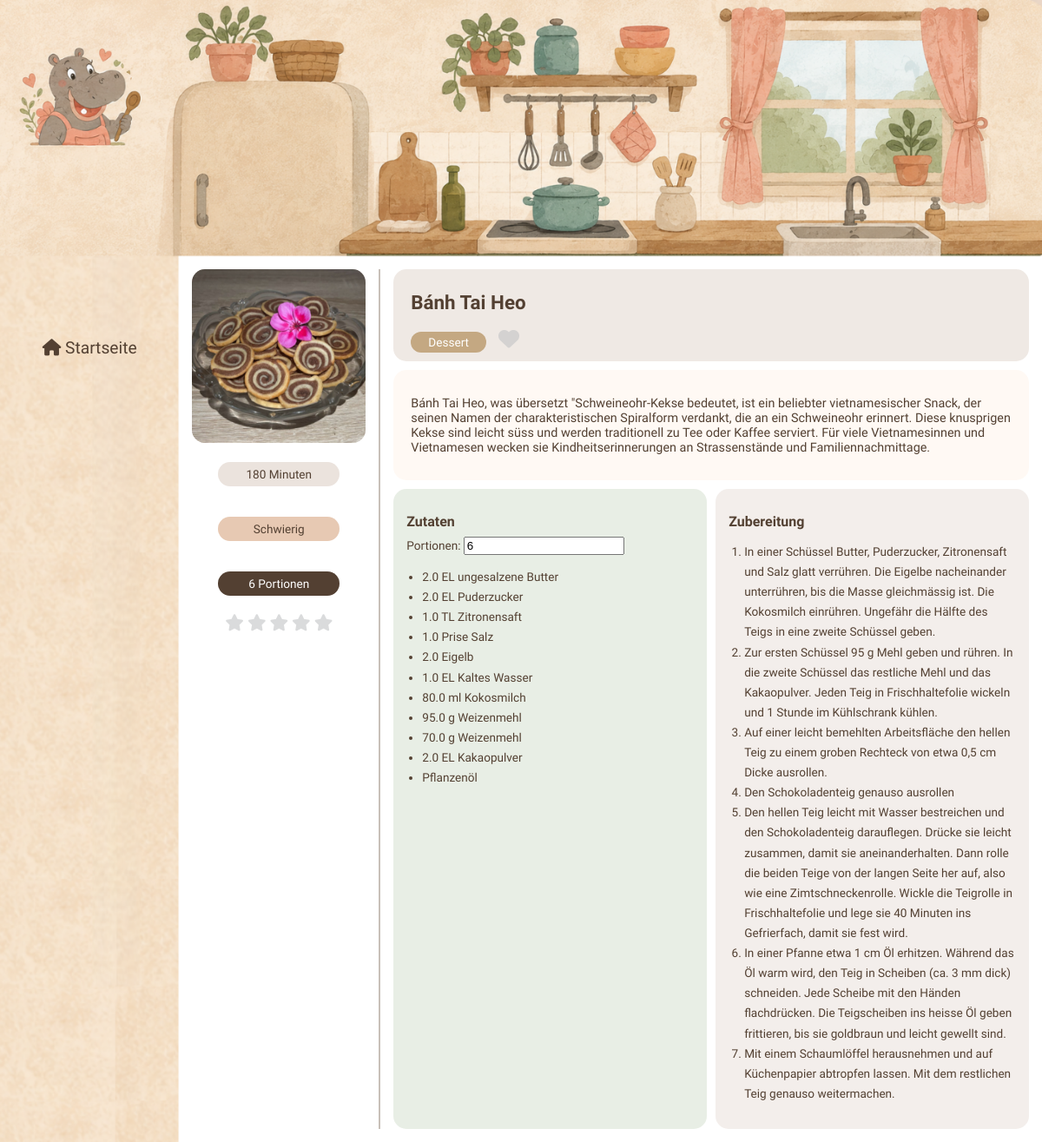
The page /recipe/4 on the database its author committed.
### app.py (models this page shows)
class Recipe(db.Model):
    id = db.Column(db.Integer, primary_key=True)
    name = db.Column(db.String(100), nullable=False)
    description = db.Column(db.String(500), nullable=False)
    image = db.Column(db.String(200))
    preparation_time = db.Column(db.Integer, nullable=False)
    portions = db.Column(db.Integer, nullable=False)
    difficulty = db.Column(db.String(50), nullable=False)
    category_id = db.Column(db.Integer, db.ForeignKey('category.id'))
    category = db.relationship('Category', backref='recipes')
    is_default = db.Column(db.Boolean, default=False, nullable=False)

class Category(db.Model):
    id = db.Column(db.Integer, primary_key=True)
    name = db.Column(db.String(50), nullable=False)

class Ingredient(db.Model):
    id = db.Column(db.Integer, primary_key=True)
    name = db.Column(db.String(100), nullable=False)
    quantity = db.Column(db.Float)
    measurement_unit = db.Column(db.String(50))
    recipe_id = db.Column(db.Integer, db.ForeignKey('recipe.id'))

class Preparation(db.Model):
    id = db.Column(db.Integer, primary_key=True)
    step_number = db.Column(db.Integer, nullable=False)
    description = db.Column(db.String(500), nullable=False)
    recipe_id = db.Column(db.Integer, db.ForeignKey('recipe.id'))

### app.py (the view)
@recipe_app.route('/recipe/<int:id>')
def recipe_detail(id):
    recipe = Recipe.query.get(id)
    ingredients = Ingredient.query.filter_by(recipe_id=id).all()
    steps = Preparation.query.filter_by(recipe_id=id).all()
    return render_template('detail.html', recipe=recipe, ingredients=ingredients, steps=steps)

### templates/detail.html (shortened to what this page needs)
<!DOCTYPE html>
<html lang="de">
<head>
  <link rel="stylesheet" href="{{ url_for('static', filename='css/style.css') }}">
  <link rel="stylesheet" href="https://cdnjs.cloudflare.com/ajax/libs/font-awesome/6.7.2/css/all.min.css">
</head>
<body class="detail-body">
  <div class="detail-sidebar">
    <a href="{{ url_for('home') }}"><i class="fa-solid fa-house"></i> Startseite</a>
  </div>
  <div class="detail-page">
    <div class="detail-right">
      <div class="detail-content">
        <div class="detail-left">
          <div class="detail-image-box">
            <img src="{{ url_for('static', filename='images/recipes/' + recipe.image) }}"
                 alt="{{ recipe.name }}"
                 class="detail-image">
          </div>
          <p class="detail-time">{{ recipe.preparation_time }} Minuten</p>
          <p class="detail-difficulty-badge">{{ recipe.difficulty }}</p>
          <p class="detail-portions-badge">{{ recipe.portions }} Portionen</p>
          <div class="detail-stars">
            <i class="fa-solid fa-star"></i>
            <i class="fa-solid fa-star"></i>
            <i class="fa-solid fa-star"></i>
            <i class="fa-solid fa-star"></i>
            <i class="fa-solid fa-star"></i>
          </div>
        </div>
        <div class="detail-main">
          <div class="detail-title-box">
            <h1>{{ recipe.name }}</h1>
            <span class="detail-category-badge">{{ recipe.category.name }}</span>
            <i id="heart-button" class="fa-solid fa-heart" data-recipe-id="{{ recipe.id }}"></i>
          </div>
          <div class="detail-description-box">
            <p>{{ recipe.description }}</p>
          </div>
          <div class="detail-bottom">
            <div class="detail-ingredients">
              <h2>Zutaten</h2>
              <label>Portionen: <input type="number" id="portions-input" value="{{ recipe.portions }}" min="1"></label>
              <ul>
                {% for ingredient in ingredients %}
                  <li>
                    <span class="ingredient-quantity" data-base="{{ ingredient.quantity }}">
                      {% if ingredient.quantity %}{{ ingredient.quantity }}{% endif %}
                    </span>
                    {% if ingredient.measurement_unit %}{{ ingredient.measurement_unit }}{% endif %}
                    {{ ingredient.name }}
                  </li>
                {% endfor %}
              </ul>
            </div>
            <div class="detail-steps">
              <h2>Zubereitung</h2>
              <ol>
                {% for step in steps %}
                  <li>{{ step.description }}</li>
                {% endfor %}
              </ol>
            </div>
          </div>
        </div>
      </div>
    </div>
  </div>
</body>
</html>

### static/css/style.css (style rules this page uses)
html, body { margin: 0; padding: 0; overflow-x: hidden; }
.detail-body { min-height: 100vh; background-image: url("/static/images/detail.png"), url("/static/images/detail-extension.png"); background-size: 100% auto, 100% auto; background-position: top left, bottom left; background-repeat: no-repeat, repeat-y; margin: 0; padding: 0; }
.detail-sidebar { position: absolute; left: 0; top: 0; width: 17.19vw; height: 100vh; display: flex; flex-direction: column; align-items: center; justify-content: center; gap: 15px; z-index: 100; background: transparent; }
.detail-sidebar a, .detail-sidebar button { text-decoration: none; color: #534032; font-family: 'Cause', sans-serif; font-size: 1.2rem; background: none; border: none; cursor: pointer; padding: 0; }
.detail-page { padding-top: 24.61vw; padding-left: 17.19vw; box-sizing: border-box; }
.detail-right { padding: 15px; }
.detail-content { display: flex; gap: 15px; align-items: flex-start; }
.detail-left { display: flex; flex-direction: column; gap: 8px; align-items: center; flex-shrink: 0; border-right: 2px solid #c8c0b8; padding-right: 15px; align-self: stretch; }
.detail-image-box { width: 200px; height: 200px; background-color: rgba(216, 200, 188, 0.5); border-radius: 15px; overflow: hidden; }
.detail-image { width: 100%; height: 100%; object-fit: cover; }
.detail-time, .detail-difficulty-badge, .detail-portions-badge { width: 140px; text-align: center; border-radius: 20px; font-size: 0.85rem; font-family: 'Cause', sans-serif; padding: 6px 0; box-sizing: border-box; }
.detail-time { background-color: rgba(216, 200, 188, 0.5); color: #534032; }
.detail-difficulty-badge { background-color: rgba(216, 166, 128, 0.6); color: #534032; }
.detail-portions-badge { background-color: #534032; color: white; }
.detail-main { flex: 1; display: flex; flex-direction: column; gap: 10px; }
.detail-title-box { font-family: 'Cause', sans-serif; background-color: rgba(216, 200, 188, 0.4); border-radius: 15px; padding: 10px 20px; color: #534032; }
.detail-title-box h1 { font-size: 1.4rem; color: #534032; }
.detail-category-badge { background-color: #c4a882; padding: 4px 20px; border-radius: 20px; font-size: 0.85rem; color: white; display: inline-block; margin-top: 6px; }
.detail-description-box { font-family: 'Cause', sans-serif; background-color: rgba(255, 248, 242, 0.8); border-radius: 15px; padding: 15px 20px; color: #534032; font-size: 0.9rem; min-height: 80px; }
.detail-bottom { display: flex; gap: 10px; align-items: stretch; }
.detail-ingredients, .detail-steps { font-family: 'Cause', sans-serif; flex: 1; border-radius: 15px; padding: 15px; color: #534032; font-size: 0.85rem; min-height: 200px; }
.detail-ingredients { background-color: rgba(180, 200, 170, 0.3); }
.detail-steps { background-color: rgba(216, 200, 188, 0.3); }
.detail-ingredients h2, .detail-steps h2 { font-size: 1rem; margin-bottom: 8px; color: #534032; }
.detail-ingredients ul, .detail-steps ol { padding-left: 18px; line-height: 1.7; }
#heart-button { cursor: pointer; font-size: 1.5rem; transition: transform 0.15s ease; color: rgba(194, 195, 196, 0.6); margin-left: 10px; }
.detail-stars { display: flex; flex-direction: row; gap: 4px; }
.detail-stars i { color: rgba(194, 195, 196, 0.6); font-size: 1.2rem; }

### rows shown on the page
Recipe: image (picture), preparation_time "180", difficulty "Schwierig", portions "6", name "Bánh Tai Heo", description "Bánh Tai Heo, was übersetzt \"Schweineohr-Kekse bedeutet, ist ein beliebter vietnamesischer Snack, der seinen Namen der charakteristischen Spiralform verdankt, die an ein Schweineohr erinnert. Diese knusprigen Kekse sind leicht süss und werden traditionell zu Tee oder Kaffee serviert. Für viele Vietnamesinnen und Vietnamesen wecken sie Kindheitserinnerungen an Strassenstände und Familiennachmittage."
Category: category.name "Dessert"
Ingredient: quantity "2.0", measurement_unit "EL", name "ungesalzene Butter"
Ingredient: quantity "2.0", measurement_unit "EL", name "Puderzucker"
Ingredient: quantity "1.0", measurement_unit "TL", name "Zitronensaft"
Ingredient: quantity "1.0", measurement_unit "Prise", name "Salz"
Ingredient: quantity "2.0", name "Eigelb"
Ingredient: quantity "1.0", measurement_unit "EL", name "Kaltes Wasser"
Ingredient: quantity "80.0", measurement_unit "ml", name "Kokosmilch"
Ingredient: quantity "95.0", measurement_unit "g", name "Weizenmehl"
Ingredient: quantity "70.0", measurement_unit "g", name "Weizenmehl"
Ingredient: quantity "2.0", measurement_unit "EL", name "Kakaopulver"
Ingredient: name "Pflanzenöl"
Preparation: description "In einer Schüssel Butter, Puderzucker, Zitronensaft und Salz glatt verrühren. Die Eigelbe nacheinander unterrühren, bis die Masse gleichmässig ist. Die Kokosmilch einrühren. Ungefähr die Hälfte des Teigs in eine zweite Schüssel geben."
Preparation: description "Zur ersten Schüssel 95 g Mehl geben und rühren. In die zweite Schüssel das restliche Mehl und das Kakaopulver. Jeden Teig in Frischhaltefolie wickeln und 1 Stunde im Kühlschrank kühlen."
Preparation: description "Auf einer leicht bemehlten Arbeitsfläche den hellen Teig zu einem groben Rechteck von etwa 0,5 cm Dicke ausrollen."
Preparation: description "Den Schokoladenteig genauso ausrollen"
Preparation: description "Den hellen Teig leicht mit Wasser bestreichen und den Schokoladenteig darauflegen. Drücke sie leicht zusammen, damit sie aneinanderhalten. Dann rolle die beiden Teige von der langen Seite her auf, also wie eine Zimtschneckenrolle. Wickle die Teigrolle in Frischhaltefolie und lege sie 40 Minuten ins Gefrierfach, damit sie fest wird."
Preparation: description "In einer Pfanne etwa 1 cm Öl erhitzen. Während das Öl warm wird, den Teig in Scheiben (ca. 3 mm dick) schneiden. Jede Scheibe mit den Händen flachdrücken. Die Teigscheiben ins heisse Öl geben frittieren, bis sie goldbraun und leicht gewellt sind."
Preparation: description "Mit einem Schaumlöffel herausnehmen und auf Küchenpapier abtropfen lassen. Mit dem restlichen Teig genauso weitermachen."
